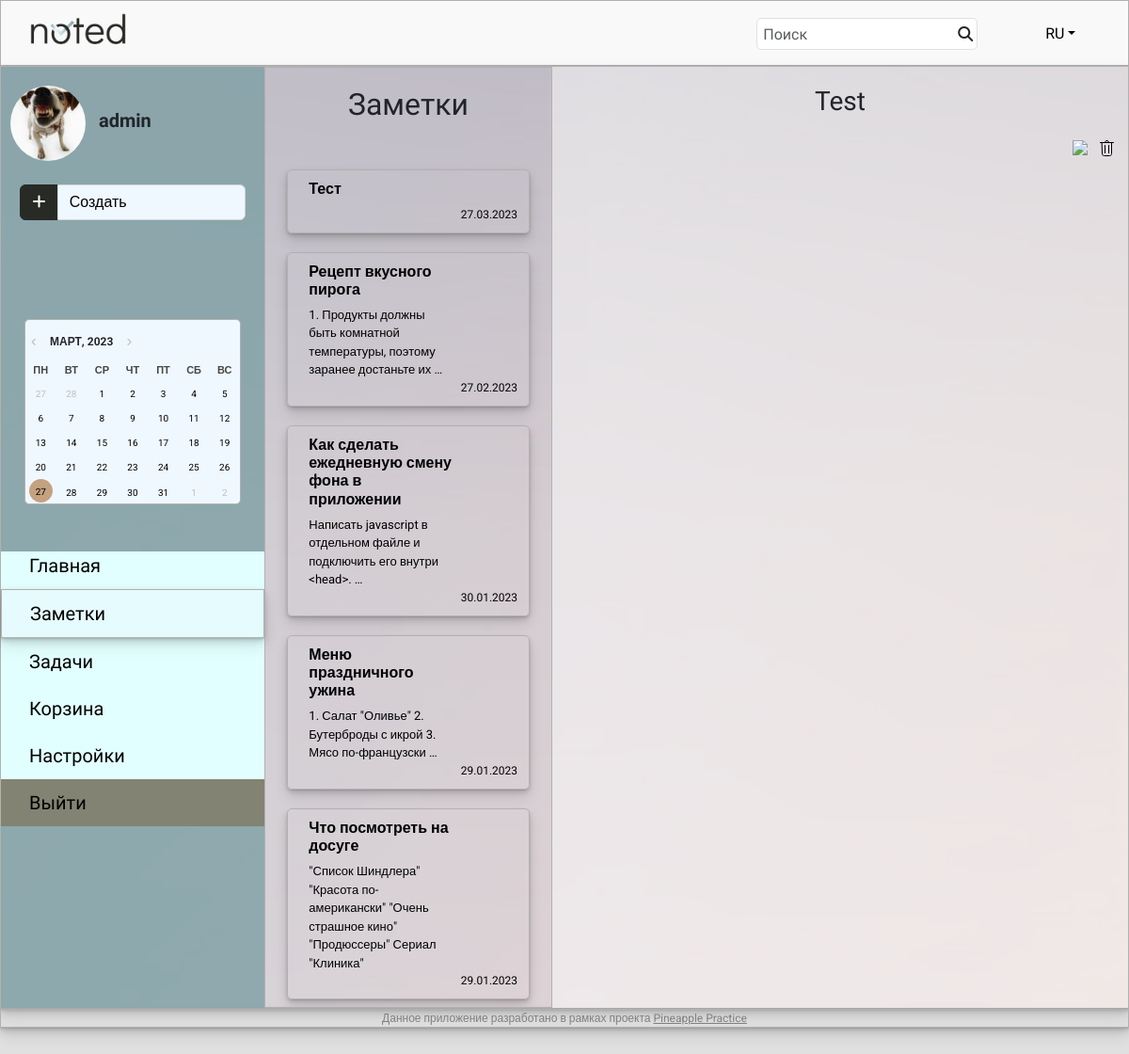
The app's page /main/notes/32 (signed in) with its own data.
### notes/models.py (models this page shows, shortened)
class UserProfile(models.Model):
    user = models.OneToOneField(User, on_delete=models.CASCADE)
    avatar = models.ImageField(default='/avatars/user_male_circle_icon.svg',
                               upload_to='avatars')

class Note(models.Model):
    note_title = models.CharField(max_length=250)
    note_text = models.TextField()
    note_time = models.DateField()
    note_author = models.ForeignKey(User, on_delete=models.CASCADE)
    note_trash = models.BooleanField(default=False)
    note_file = models.FileField(null=True, blank=True, upload_to='documents')

### notes/views.py (the view)
# urls.py: path('notes/<int:pk>', note_details, name='note_details'),
@login_required
def note_details(request, pk):
    user = request.user
    notes = Note.objects.filter(note_author=user, note_trash=False).order_by('-note_time')
    note = Note.objects.get(id=pk)
    return render(request, 'note_details.html', context={'notes': notes, 'note': note})

### templates/note_details.html (shortened to what this page needs)
{% extends "default.html" %}
{% load custom_filters %}
{% block content %}
    <div class="container-xxl main-main">
        <div class="row">
            <div class="col-auto col-2 sidebar" style="width: 280px;">
                <div class="ava">
                    <img src="{{ request.user.userprofile.avatar.url }}" alt="Avatar" width="80" height="80" class="rounded-circle">
                    <span class="username">{{ request.user }}</span>
                </div>
                <div class="input-group dropdown">
                    <button type="button" class="btn btn-primary dropdown-toggle" id="dropdownMenuButton1" data-bs-toggle="dropdown" aria-expanded="false" style="background: #282A25; border-color: #282A25; width: 17%;">
                        <i class="fas fa-plus" aria-hidden="true"></i>
                    </button>
                    <button type="button" class="btn btn-primary" style="background: #f0f8ff; color: black; border: 1px solid #ced4da; width: 83.4%; text-align: left;">Создать</button>
                </div>
                <div class="calendar-wrapper">
                    <button id="btnPrev" type="button" style="margin-top: 15px;"></button>
                    <h6 id="headCal"></h6>
                    <button id="btnNext" type="button"></button>
                    <div id="divCal"></div>
                </div>
                <div class="nav-list">
                    <ul style="list-style-type: none;">
                        <li style="padding-top: 0px;"><a href="{% url 'main' %}">Главная</a></li>
                        <li class="current_page"><a href="{% url 'notes' %}">Заметки</a></li>
                        <li><a href="{% url 'tasks' %}">Задачи</a></li>
                        <li><a href="{% url 'trash' %}">Корзина</a></li>
                        <li><a href="{% url 'user_settings' %}">Настройки</a></li>
                        <li style="background: rgba(108, 100, 81, 0.8);"><a href="{% url 'logout' %}">Выйти</a></li>
                    </ul>
                </div>
            </div>
            <div class="col" id="tasks-notes">
                <div class="row">
                    <div class="col-4 tasks">
                        <h2 style="text-align: center; font-family: 'Didact Gothic', sans-serif; margin-top: 20px; margin-bottom: 50px;">Заметки</h2>
                        <div class="col-10 offset-1">
                        {% for note in notes %}
                            <a href="{% url 'note_details' note.id %}">
                                <div class="row note-block">
                                    <div class="col-9">
                                        <h6><b>{{ note.note_title }}</b></h6>
                                        {{ note.note_text | truncatewords:10 }}
                                    </div>
                                    <div class="col-3 ms-auto note_date2">
                                        {{ note.note_time | date:"j.m.Y" }}
                                    </div>
                                </div>
                            </a>
                        {% endfor %}
                        </div>
                    </div>
                    <div class="col-8" style="background: rgba(255, 255, 255, 0.5);">
                        <h3 style="text-align: center; font-family: 'Didact Gothic', sans-serif; margin-top: 20px; margin-bottom: 20px;">{{ note.note_title }}</h3>
                        <div style="display: flex; justify-content: flex-end">
                            <a href="{% url 'note_edit' note.id %}" style="color: black; text-decoration: none;"><img style="padding-right: 10px;" src="/static/images/icons/pen_icon.svg" /></a>
                            <a href="{% url 'note_delete' note.id %}"><img src="/static/images/icons/trash_icon.svg" /></a>
                        </div>
                        <div class="notes-text">
                        </div>
                    </div>
                </div>
            </div>
        </div>
    </div>
{% endblock content %}

### static/css/styles.css (style rules this page uses)
body { font-family: 'Roboto', sans-serif; background: #E0E0E0; }
.main-main { border: 0.5px solid #b1b1b1; box-shadow: 0px 1px 2px rgba(0,0,0,0.1), 0px 2px 4px rgba(0,0,0,0.1), 0px 4px 8px rgba(0,0,0,0.1), 0px 8px 16px rgba(0,0,0,0.1); background: url(/static/images/bg-2.jpg) no-repeat center fixed; background-size: cover; }
.tasks, .notes { border: 0.5px solid #b1b1b1; height: 1000px; overflow-y: scroll; }
.tasks a, .main-notes a { color: black; text-decoration: none; }
.note-block { border: 0.5px solid #b1b1b1; font-size: 13px; margin-top: 20px; margin-bottom: 20px; border-radius: 5px; padding: 10px; box-shadow: 0px 1px 2px rgba(0,0,0,0.1), 0px 2px 4px rgba(0,0,0,0.1), 0px 4px 8px rgba(0,0,0,0.1), 0px 8px 16px rgba(0,0,0,0.1); }
.note_date2 { font-size: 12px; margin-right: 15px; }
.notes-text { padding: 20px; }
.calendar-wrapper { margin: 100px 25px 0px 25px; border: 0.5px solid #b1b1b1; border-radius: 5px; background: #f0f8ff; }
#divCal { margin-top: 10px; }
#headCal { margin: 0px 0px; text-transform: uppercase; font-size: 12px; display: inline; font-weight: 700; }
#btnPrev:before { content: '\f104'; font-family: FontAwesome; padding-right: 4px; }
#btnNext:after { content: '\f105'; font-family: FontAwesome; padding-left: 4px; }
#btnPrev, #btnNext { background: transparent; border: none; outline: none; font-size: 0.6em; color: #c0c0c0; cursor: pointer; transition: all 0.3s ease; }
.sidebar { background: rgba(126, 159, 164, 0.8); padding: 0px; }
.ava { margin-top: 20px; margin-bottom: 20px; padding: 0px 10px; }
.username { padding-left: 10px; font-weight: 600; font-size: 20px; font-family: 'Didact Gothic', sans-serif; }
.input-group { padding: 5px 20px 5px 20px; }
#dropdownMenuButton1::after { content: none; }
.nav-list { font-family: 'Didact Gothic', sans-serif; font-size: 20px; background: #E2FFFF; margin-left: 0px; margin-right: 0px; margin-top: 50px; }
.nav-list ul { padding-left: 0px; }
.nav-list li { padding-top: 10px; padding-bottom: 10px; padding-left: 30px; }
.nav-list a { color: black; text-decoration: none; test-align: center; }
.current_page { background: rgba(236, 247, 251, 0.5); border: 0.5px solid #b1b1b1; box-shadow: 0px 1px 2px rgba(0,0,0,0.1), 0px 2px 4px rgba(0,0,0,0.1), 0px 4px 8px rgba(0,0,0,0.1), 0px 8px 16px rgba(0,0,0,0.1); }

### records on screen
Note: note_title "Тест", note_time "27.03.2023"
Note: note_title "Рецепт вкусного пирога", note_text "1. Продукты должны быть комнатной температуры, поэтому заранее достаньте их …", note_time "27.02.2023"
Note: note_title "Как сделать ежедневную смену фона в приложении", note_text "Написать javascript в отдельном файле и подключить его внутри <head>. …", note_time "30.01.2023"
Note: note_title "Меню праздничного ужина", note_text "1. Салат \"Оливье\" 2. Бутерброды с икрой 3. Мясо по-французски …", note_time "29.01.2023"
Note: note_title "Что посмотреть на досуге", note_text "\"Список Шиндлера\" \"Красота по-американски\" \"Очень страшное кино\" \"Продюссеры\" Сериал \"Клиника\"", note_time "29.01.2023"
Note: note_title "Test"

### other values on screen
{{ request.user }} "admin"
